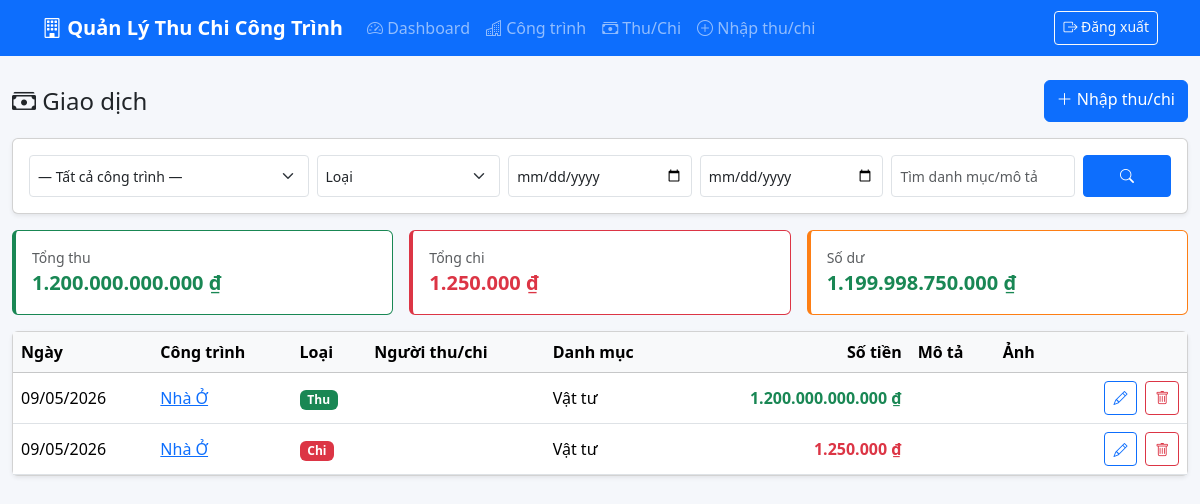
Screenshot of /giaodich/list.php (signed in) with the database file from the repository.
### tables this page shows
CREATE TABLE giao_dich (
    id INTEGER PRIMARY KEY AUTOINCREMENT,
    cong_trinh_id INTEGER NOT NULL,
    loai TEXT NOT NULL CHECK(loai IN ('thu','chi')),
    danh_muc TEXT,
    so_tien REAL NOT NULL DEFAULT 0,
    ngay TEXT NOT NULL,
    mo_ta TEXT,
    created_at TEXT DEFAULT CURRENT_TIMESTAMP, nguoi_thu_chi TEXT,
    FOREIGN KEY(cong_trinh_id) REFERENCES cong_trinh(id) ON DELETE CASCADE
);

### includes/bootstrap.php (called while the page is built, shortened)
<?php
$CONFIG = require __DIR__ . '/../config.php';
function db(): PDO {
    static $pdo = null;
    if ($pdo) return $pdo;
    global $CONFIG;
    $pdo = new PDO('sqlite:' . $CONFIG['db_path']);
    $pdo->setAttribute(PDO::ATTR_ERRMODE, PDO::ERRMODE_EXCEPTION);
    $pdo->setAttribute(PDO::ATTR_DEFAULT_FETCH_MODE, PDO::FETCH_ASSOC);
    $pdo->exec('PRAGMA foreign_keys = ON');
    return $pdo;
}
function e(?string $s): string { return htmlspecialchars((string)$s, ENT_QUOTES, 'UTF-8'); }
function base_url(string $path = ''): string {
    $script = dirname($_SERVER['SCRIPT_NAME']);
    $root = preg_replace('#/(congtrinh|giaodich|baocao|auth)$#', '', $script);
    return rtrim($root, '/') . '/' . ltrim($path, '/');
}
function fmt_money($n): string {
    return number_format((float)$n, 0, ',', '.') . ' ₫';
}
function fmt_date(?string $d): string {
    $ts = strtotime($d);
    return $ts ? date('d/m/Y', $ts) : e($d);
}

### giaodich/list.php (the view, shortened to what this page needs)
<?php
require __DIR__ . '/../includes/bootstrap.php';
$tu    = $_GET['tu'] ?? '';
$den   = $_GET['den'] ?? '';
$q     = trim($_GET['q'] ?? '');
$where = []; $params = [];
$wsql = $where ? ('WHERE ' . implode(' AND ', $where)) : '';
$sql = "SELECT g.*, c.ten AS ct_ten,
  (SELECT COUNT(*) FROM giao_dich_anh WHERE giao_dich_id=g.id) AS so_anh,
  (SELECT GROUP_CONCAT(file_path, '|') FROM giao_dich_anh WHERE giao_dich_id=g.id) AS file_paths
  FROM giao_dich g JOIN cong_trinh c ON c.id=g.cong_trinh_id
  $wsql ORDER BY g.ngay DESC, g.id DESC LIMIT 500";
$st = db()->prepare($sql);
$st->execute($params);
$rows = $st->fetchAll();
$sumSql = "SELECT
  COALESCE(SUM(CASE WHEN g.loai='thu' THEN g.so_tien END),0) thu,
  COALESCE(SUM(CASE WHEN g.loai='chi' THEN g.so_tien END),0) chi
  FROM giao_dich g $wsql";
$st2 = db()->prepare($sumSql); $st2->execute($params); $sum = $st2->fetch();
require __DIR__ . '/../includes/header.php';
?>
<div class="d-flex justify-content-between align-items-center mb-3">
  <h4 class="mb-0"><i class="bi bi-cash-stack"></i> Giao dịch</h4>
  <a class="btn btn-primary d-none d-md-inline-block" href="add.php"><i class="bi bi-plus-lg"></i> Nhập thu/chi</a>
</div>
<form class="card card-body shadow-sm mb-3">
  <div class="row g-2">
    <div class="col-12 col-md-3">
      <select name="cong_trinh_id" class="form-select form-select-sm">
        <option value="">— Tất cả công trình —</option>
      </select>
    </div>
    <div class="col-6 col-md-2">
      <select name="loai" class="form-select form-select-sm">
        <option value="">Loại</option>
      </select>
    </div>
    <div class="col-6 col-md-2"><input type="date" name="tu"  value="<?= e($tu) ?>"  class="form-control form-control-sm" placeholder="Từ"></div>
    <div class="col-6 col-md-2"><input type="date" name="den" value="<?= e($den) ?>" class="form-control form-control-sm" placeholder="Đến"></div>
    <div class="col-12 col-md-2"><input name="q" value="<?= e($q) ?>" placeholder="Tìm danh mục/mô tả" class="form-control form-control-sm"></div>
    <div class="col-6 col-md-1 d-grid"><button class="btn btn-sm btn-primary"><i class="bi bi-search"></i> <span class="d-md-none">Lọc</span></button></div>
  </div>
</form>
<div class="row g-2 g-md-3 mb-3">
  <div class="col-4"><div class="card stat-card stat-thu p-3"><div class="text-muted small">Tổng thu</div><div class="fs-5 text-success fw-bold"><?= fmt_money($sum['thu']) ?></div></div></div>
  <div class="col-4"><div class="card stat-card stat-chi p-3"><div class="text-muted small">Tổng chi</div><div class="fs-5 text-danger fw-bold"><?= fmt_money($sum['chi']) ?></div></div></div>
  <div class="col-4"><div class="card stat-card stat-du p-3"><div class="text-muted small">Số dư</div><div class="fs-5 fw-bold <?= ($sum['thu']-$sum['chi'])>=0?'text-success':'text-danger' ?>"><?= fmt_money($sum['thu']-$sum['chi']) ?></div></div></div>
</div>
<div class="card shadow-sm">
  <div class="table-responsive">
    <table class="table table-hover mb-0">
      <thead class="table-light">
        <tr>
          <th>Ngày</th>
          <th>Công trình</th>
          <th class="d-mobile-hide">Loại</th>
          <th class="d-mobile-hide">Người thu/chi</th>
          <th class="d-mobile-hide">Danh mục</th>
          <th class="text-end">Số tiền</th>
          <th class="d-mobile-hide">Mô tả</th>
          <th class="d-mobile-hide">Ảnh</th>
          <th></th>
        </tr>
      </thead>
      <tbody>
      <?php foreach ($rows as $g): ?>
        <tr>
          <td><?= fmt_date($g['ngay']) ?></td>
          <td class="wrap">
            <a href="<?= e(base_url('congtrinh/detail.php?id='.$g['cong_trinh_id'])) ?>"><?= e($g['ct_ten']) ?></a>
          </td>
          <td class="d-mobile-hide"><span class="badge bg-<?= $g['loai']==='thu'?'success':'danger' ?>"><?= $g['loai']==='thu'?'Thu':'Chi' ?></span></td>
          <td class="d-mobile-hide"><?= e($g['nguoi_thu_chi'] ?? '') ?></td>
          <td class="d-mobile-hide"><?= e($g['danh_muc']) ?></td>
          <td class="text-end <?= $g['loai']==='thu'?'text-success':'text-danger' ?>"><strong><?= fmt_money($g['so_tien']) ?></strong></td>
          <td class="small d-mobile-hide"><?= e(mb_strimwidth((string)$g['mo_ta'],0,80,'…')) ?></td>
          <td class="d-mobile-hide"><?= (int)$g['so_anh'] ? '<i class="bi bi-image"></i> '.(int)$g['so_anh'] : '' ?></td>
          <td class="text-end text-nowrap">
            <a class="btn btn-sm btn-outline-primary me-1" href="edit.php?id=<?= (int)$g['id'] ?>"><i class="bi bi-pencil"></i></a>
            <form method="post" action="delete.php" class="d-inline" onsubmit="return confirm('Xoá giao dịch này?');">
              <button class="btn btn-sm btn-outline-danger"><i class="bi bi-trash"></i></button>
            </form>
          </td>
        </tr>
      <?php endforeach; ?>
      </tbody>
    </table>
  </div>
</div>
<?php require __DIR__ . '/../includes/footer.php'; ?>

### includes/header.php (style rules this page uses)
:root { --safe-bottom: env(safe-area-inset-bottom, 0px); }
html, body { -webkit-text-size-adjust: 100%; }
body { background:#f5f7fb; padding-bottom: calc(72px + var(--safe-bottom)); }
@media (min-width: 992px) { body { padding-bottom: 1rem; } }
.stat-card { border-left:4px solid #0d6efd; }
.stat-thu { border-color:#198754; }
.stat-chi { border-color:#dc3545; }
.stat-du { border-color:#fd7e14; }
.stat-card .fs-3,.stat-card .fs-4,.stat-card .fs-5 { word-break: break-word; }
.btn, .form-control, .form-select { min-height: 42px; }
.btn-sm { min-height: 34px; }
.table td, .table th { vertical-align: middle; white-space: nowrap; }
.table .wrap { white-space: normal; }
.table .btn { padding: .35rem .55rem; }

### rows the page displays
giao_dich: ngay "09/05/2026", ct_ten "Nhà Ở", loai "Thu", danh_muc "Vật tư", so_tien "1.200.000.000.000 ₫"
giao_dich: ngay "09/05/2026", ct_ten "Nhà Ở", loai "Chi", danh_muc "Vật tư", so_tien "1.250.000 ₫"

### other values shown
$CONFIG['app_name'] "Quản Lý Thu Chi Công Trình"
fmt_money($sum['thu']) "1.200.000.000.000 ₫"
fmt_money($sum['chi']) "1.250.000 ₫"
fmt_money($sum['thu']-$sum['chi']) "1.199.998.750.000 ₫"
